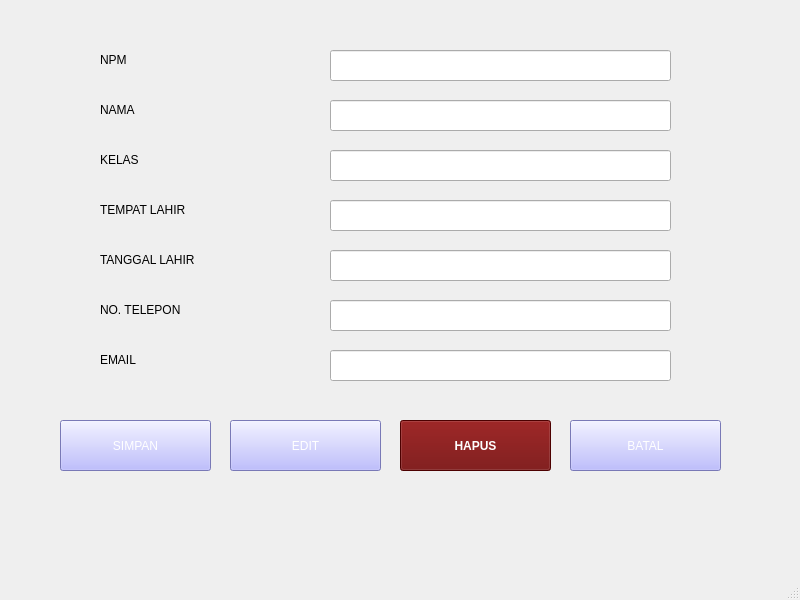
<?xml version="1.0" encoding="UTF-8"?>
<ui version="4.0">
 <class>MainWindow</class>
 <widget class="QMainWindow" name="MainWindow">
  <property name="geometry">
   <rect>
    <x>0</x>
    <y>0</y>
    <width>800</width>
    <height>600</height>
   </rect>
  </property>
  <property name="windowTitle">
   <string>MainWindow</string>
  </property>
  <widget class="QWidget" name="centralwidget">
   <widget class="QLabel" name="label">
    <property name="geometry">
     <rect>
      <x>100</x>
      <y>50</y>
      <width>68</width>
      <height>19</height>
     </rect>
    </property>
    <property name="sizePolicy">
     <sizepolicy hsizetype="Preferred" vsizetype="Preferred">
      <horstretch>0</horstretch>
      <verstretch>0</verstretch>
     </sizepolicy>
    </property>
    <property name="lineWidth">
     <number>1</number>
    </property>
    <property name="text">
     <string>NPM</string>
    </property>
   </widget>
   <widget class="QLabel" name="label_2">
    <property name="geometry">
     <rect>
      <x>100</x>
      <y>100</y>
      <width>68</width>
      <height>19</height>
     </rect>
    </property>
    <property name="sizePolicy">
     <sizepolicy hsizetype="Preferred" vsizetype="Preferred">
      <horstretch>0</horstretch>
      <verstretch>0</verstretch>
     </sizepolicy>
    </property>
    <property name="lineWidth">
     <number>1</number>
    </property>
    <property name="text">
     <string>NAMA</string>
    </property>
   </widget>
   <widget class="QLabel" name="label_3">
    <property name="geometry">
     <rect>
      <x>100</x>
      <y>150</y>
      <width>68</width>
      <height>19</height>
     </rect>
    </property>
    <property name="sizePolicy">
     <sizepolicy hsizetype="Preferred" vsizetype="Preferred">
      <horstretch>0</horstretch>
      <verstretch>0</verstretch>
     </sizepolicy>
    </property>
    <property name="lineWidth">
     <number>1</number>
    </property>
    <property name="text">
     <string>KELAS</string>
    </property>
   </widget>
   <widget class="QLabel" name="label_4">
    <property name="geometry">
     <rect>
      <x>100</x>
      <y>200</y>
      <width>121</width>
      <height>19</height>
     </rect>
    </property>
    <property name="sizePolicy">
     <sizepolicy hsizetype="Preferred" vsizetype="Preferred">
      <horstretch>0</horstretch>
      <verstretch>0</verstretch>
     </sizepolicy>
    </property>
    <property name="lineWidth">
     <number>1</number>
    </property>
    <property name="text">
     <string>TEMPAT LAHIR</string>
    </property>
   </widget>
   <widget class="QLabel" name="label_5">
    <property name="geometry">
     <rect>
      <x>100</x>
      <y>250</y>
      <width>131</width>
      <height>19</height>
     </rect>
    </property>
    <property name="sizePolicy">
     <sizepolicy hsizetype="Preferred" vsizetype="Preferred">
      <horstretch>0</horstretch>
      <verstretch>0</verstretch>
     </sizepolicy>
    </property>
    <property name="lineWidth">
     <number>1</number>
    </property>
    <property name="text">
     <string>TANGGAL LAHIR</string>
    </property>
   </widget>
   <widget class="QLabel" name="label_6">
    <property name="geometry">
     <rect>
      <x>100</x>
      <y>300</y>
      <width>101</width>
      <height>19</height>
     </rect>
    </property>
    <property name="sizePolicy">
     <sizepolicy hsizetype="Preferred" vsizetype="Preferred">
      <horstretch>0</horstretch>
      <verstretch>0</verstretch>
     </sizepolicy>
    </property>
    <property name="lineWidth">
     <number>1</number>
    </property>
    <property name="text">
     <string>NO. TELEPON</string>
    </property>
   </widget>
   <widget class="QLabel" name="label_7">
    <property name="geometry">
     <rect>
      <x>100</x>
      <y>350</y>
      <width>68</width>
      <height>19</height>
     </rect>
    </property>
    <property name="sizePolicy">
     <sizepolicy hsizetype="Preferred" vsizetype="Preferred">
      <horstretch>0</horstretch>
      <verstretch>0</verstretch>
     </sizepolicy>
    </property>
    <property name="lineWidth">
     <number>1</number>
    </property>
    <property name="text">
     <string>EMAIL</string>
    </property>
   </widget>
   <widget class="QLineEdit" name="lineEdit_7">
    <property name="geometry">
     <rect>
      <x>330</x>
      <y>50</y>
      <width>341</width>
      <height>31</height>
     </rect>
    </property>
   </widget>
   <widget class="QLineEdit" name="lineEdit_8">
    <property name="geometry">
     <rect>
      <x>330</x>
      <y>100</y>
      <width>341</width>
      <height>31</height>
     </rect>
    </property>
   </widget>
   <widget class="QLineEdit" name="lineEdit_9">
    <property name="geometry">
     <rect>
      <x>330</x>
      <y>150</y>
      <width>341</width>
      <height>31</height>
     </rect>
    </property>
   </widget>
   <widget class="QLineEdit" name="lineEdit_10">
    <property name="geometry">
     <rect>
      <x>330</x>
      <y>200</y>
      <width>341</width>
      <height>31</height>
     </rect>
    </property>
   </widget>
   <widget class="QLineEdit" name="lineEdit_11">
    <property name="geometry">
     <rect>
      <x>330</x>
      <y>250</y>
      <width>341</width>
      <height>31</height>
     </rect>
    </property>
   </widget>
   <widget class="QLineEdit" name="lineEdit_12">
    <property name="geometry">
     <rect>
      <x>330</x>
      <y>300</y>
      <width>341</width>
      <height>31</height>
     </rect>
    </property>
   </widget>
   <widget class="QLineEdit" name="lineEdit_13">
    <property name="geometry">
     <rect>
      <x>330</x>
      <y>350</y>
      <width>341</width>
      <height>31</height>
     </rect>
    </property>
   </widget>
   <widget class="QPushButton" name="pushButton">
    <property name="geometry">
     <rect>
      <x>60</x>
      <y>420</y>
      <width>151</width>
      <height>51</height>
     </rect>
    </property>
    <property name="styleSheet">
     <string notr="true">color: rgb(255, 255, 255);
background-color: rgb(170, 170, 255);</string>
    </property>
    <property name="text">
     <string>SIMPAN</string>
    </property>
   </widget>
   <widget class="QPushButton" name="pushButton_2">
    <property name="geometry">
     <rect>
      <x>230</x>
      <y>420</y>
      <width>151</width>
      <height>51</height>
     </rect>
    </property>
    <property name="styleSheet">
     <string notr="true">background-color: rgb(170, 170, 255);
color: rgb(255, 255, 255);</string>
    </property>
    <property name="text">
     <string>EDIT</string>
    </property>
   </widget>
   <widget class="QPushButton" name="pushButton_3">
    <property name="geometry">
     <rect>
      <x>400</x>
      <y>420</y>
      <width>151</width>
      <height>51</height>
     </rect>
    </property>
    <property name="font">
     <font>
      <weight>75</weight>
      <bold>true</bold>
     </font>
    </property>
    <property name="styleSheet">
     <string notr="true">background-color: rgb(107, 0, 0);
color: rgb(255, 255, 255)</string>
    </property>
    <property name="text">
     <string>HAPUS</string>
    </property>
   </widget>
   <widget class="QPushButton" name="pushButton_4">
    <property name="geometry">
     <rect>
      <x>570</x>
      <y>420</y>
      <width>151</width>
      <height>51</height>
     </rect>
    </property>
    <property name="styleSheet">
     <string notr="true">color: rgb(255, 255, 255);
background-color: rgb(170, 170, 255);</string>
    </property>
    <property name="text">
     <string>BATAL</string>
    </property>
   </widget>
  </widget>
  <widget class="QMenuBar" name="menubar">
   <property name="geometry">
    <rect>
     <x>0</x>
     <y>0</y>
     <width>800</width>
     <height>26</height>
    </rect>
   </property>
  </widget>
  <widget class="QStatusBar" name="statusbar"/>
 </widget>
 <resources/>
 <connections/>
</ui>
